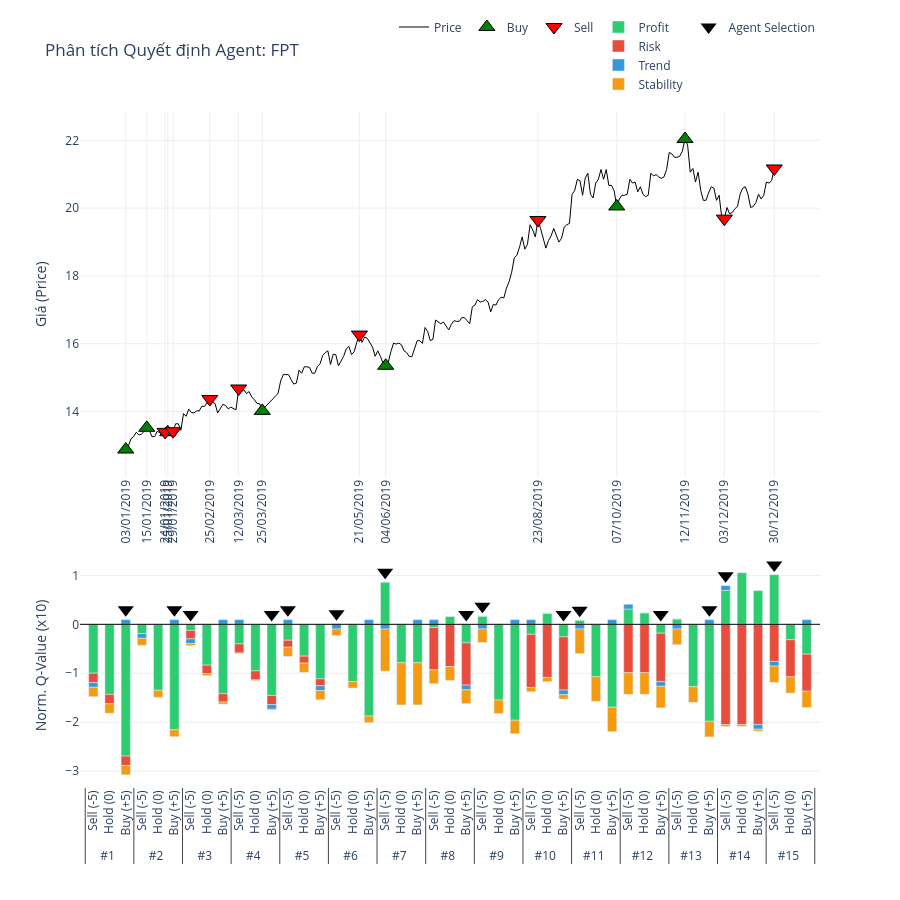

This figure's notebook cell:
### Code cell
# 2. Gọi hàm vẽ (Truyền đúng tên biến vào)
plot_agent_reasoning_minimalist(
    ticker='FPT',                    # Tên mã cổ phiếu hiển thị trên tiêu đề
    df_price=df_processed_test_FPT,  # Dữ liệu giá
    actions=actions_FPT,             # Hành động thực tế
    q_history=q_values_history_FPT,      # Lịch sử Q-value (Input quan trọng)
    critical_indices=index_list_FPT,     # Danh sách các điểm cần vẽ
    scale=10                       # Thang đo hiển thị (để cột cao khoảng 50 đơn vị cho đẹp)
)

### Figure 1 — Plotly figure (JSON) as saved in the notebook; plotly's stock layout.template omitted (floating-point values rounded to 4 significant figures; data arrays with more than 128 entries replaced by an {"elided": "..."} marker saying what was removed)
{"data": [{"hoverinfo": "x+y", "line": {"color": "black", "width": 1}, "mode": "lines", "name": "Price", "type": "scatter", "x": {"elided": "250 str values"}, "xaxis": "x", "y": {"elided": "250 float values"}, "yaxis": "y"}, {"marker": {"color": "green", "line": {"color": "black", "width": 1}, "size": 14, "symbol": "triangle-up"}, "mode": "markers", "name": "Buy", "type": "scatter", "x": ["03/01/2019", "15/01/2019", "25/01/2019", "25/03/2019", "04/06/2019", "07/10/2019", "12/11/2019"], "xaxis": "x", "y": [12.88, 13.52, 13.39, 14.02, 15.35, 20.05, 22.04], "yaxis": "y"}, {"marker": {"color": "red", "line": {"color": "black", "width": 1}, "size": 14, "symbol": "triangle-down"}, "mode": "markers", "name": "Sell", "type": "scatter", "x": ["24/01/2019", "29/01/2019", "25/02/2019", "12/03/2019", "21/05/2019", "23/08/2019", "03/12/2019", "30/12/2019"], "xaxis": "x", "y": [13.4, 13.42, 14.37, 14.68, 16.27, 19.65, 19.69, 21.17], "yaxis": "y"}, {"marker": {"color": "#f1c40f", "line": {"color": "black", "width": 1}, "size": 10, "symbol": "circle"}, "mode": "markers", "name": "Hold", "type": "scatter", "x": [], "xaxis": "x", "y": [], "yaxis": "y"}, {"legendgroup": "comp", "marker": {"color": "#2ecc71"}, "name": "Profit", "type": "bar", "x": [["#1", "#1", "#1", "#2", "#2", "#2", "#3", "#3", "#3", "#4", "#4", "#4", "#5", "#5", "#5", "#6", "#6", "#6", "#7", "#7", "#7", "#8", "#8", "#8", "#9", "#9", "#9", "#10", "#10", "#10", "#11", "#11", "#11", "#12", "#12", "#12", "#13", "#13", "#13", "#14", "#14", "#14", "#15", "#15", "#15"], ["Sell (-5)", "Hold (0)", "Buy (+5)", "Sell (-5)", "Hold (0)", "Buy (+5)", "Sell (-5)", "Hold (0)", "Buy (+5)", "Sell (-5)", "Hold (0)", "Buy (+5)", "Sell (-5)", "Hold (0)", "Buy (+5)", "Sell (-5)", "Hold (0)", "Buy (+5)", "Sell (-5)", "Hold (0)", "Buy (+5)", "Sell (-5)", "Hold (0)", "Buy (+5)", "Sell (-5)", "Hold (0)", "Buy (+5)", "Sell (-5)", "Hold (0)", "Buy (+5)", "Sell (-5)", "Hold (0)", "Buy (+5)", "Sell (-5)", "Hold (0)", "Buy (+5)", "Sell (-5)", "Hold (0)", "Buy (+5)", "Sell (-5)", "Hold (0)", "Buy (+5)", "Sell (-5)", "Hold (0)", "Buy (+5)"]], "xaxis": "x2", "y": [-0.9996, -1.432, -2.694, -0.189, -1.349, -2.155, -0.1256, -0.835, -1.418, -0.4005, -0.9522, -1.456, -0.3254, -0.6511, -1.115, 0.0181, -1.168, -1.876, 0.8644, -0.7862, -0.7861, -0.06669, 0.1633, -0.3783, 0.1677, -1.548, -1.961, -0.2044, 0.2258, -0.2568, 0.08548, -1.073, -1.694, 0.3135, 0.2359, -0.181, 0.1111, -1.276, -1.983, 0.6947, 1.058, 0.6895, 1.015, -0.3148, -0.6096], "yaxis": "y2"}, {"legendgroup": "comp", "marker": {"color": "#e74c3c"}, "name": "Risk", "type": "bar", "x": [["#1", "#1", "#1", "#2", "#2", "#2", "#3", "#3", "#3", "#4", "#4", "#4", "#5", "#5", "#5", "#6", "#6", "#6", "#7", "#7", "#7", "#8", "#8", "#8", "#9", "#9", "#9", "#10", "#10", "#10", "#11", "#11", "#11", "#12", "#12", "#12", "#13", "#13", "#13", "#14", "#14", "#14", "#15", "#15", "#15"], ["Sell (-5)", "Hold (0)", "Buy (+5)", "Sell (-5)", "Hold (0)", "Buy (+5)", "Sell (-5)", "Hold (0)", "Buy (+5)", "Sell (-5)", "Hold (0)", "Buy (+5)", "Sell (-5)", "Hold (0)", "Buy (+5)", "Sell (-5)", "Hold (0)", "Buy (+5)", "Sell (-5)", "Hold (0)", "Buy (+5)", "Sell (-5)", "Hold (0)", "Buy (+5)", "Sell (-5)", "Hold (0)", "Buy (+5)", "Sell (-5)", "Hold (0)", "Buy (+5)", "Sell (-5)", "Hold (0)", "Buy (+5)", "Sell (-5)", "Hold (0)", "Buy (+5)", "Sell (-5)", "Hold (0)", "Buy (+5)", "Sell (-5)", "Hold (0)", "Buy (+5)", "Sell (-5)", "Hold (0)", "Buy (+5)"]], "xaxis": "x2", "y": [-0.192, -0.192, -0.192, 0, 0, 0, -0.1706, -0.1706, -0.1706, -0.1848, -0.1848, -0.1848, -0.1421, -0.1421, -0.1421, 0, 0, 0, 0, 0, 0, -0.8639, -0.8639, -0.8639, 0, 0, 0, -1.087, -1.087, -1.087, 0, 0, 0, -0.9908, -0.9908, -0.9908, 0, 0, 0, -2.049, -2.049, -2.049, -0.7585, -0.7585, -0.7585], "yaxis": "y2"}, {"legendgroup": "comp", "marker": {"color": "#3498db"}, "name": "Trend", "type": "bar", "x": [["#1", "#1", "#1", "#2", "#2", "#2", "#3", "#3", "#3", "#4", "#4", "#4", "#5", "#5", "#5", "#6", "#6", "#6", "#7", "#7", "#7", "#8", "#8", "#8", "#9", "#9", "#9", "#10", "#10", "#10", "#11", "#11", "#11", "#12", "#12", "#12", "#13", "#13", "#13", "#14", "#14", "#14", "#15", "#15", "#15"], ["Sell (-5)", "Hold (0)", "Buy (+5)", "Sell (-5)", "Hold (0)", "Buy (+5)", "Sell (-5)", "Hold (0)", "Buy (+5)", "Sell (-5)", "Hold (0)", "Buy (+5)", "Sell (-5)", "Hold (0)", "Buy (+5)", "Sell (-5)", "Hold (0)", "Buy (+5)", "Sell (-5)", "Hold (0)", "Buy (+5)", "Sell (-5)", "Hold (0)", "Buy (+5)", "Sell (-5)", "Hold (0)", "Buy (+5)", "Sell (-5)", "Hold (0)", "Buy (+5)", "Sell (-5)", "Hold (0)", "Buy (+5)", "Sell (-5)", "Hold (0)", "Buy (+5)", "Sell (-5)", "Hold (0)", "Buy (+5)", "Sell (-5)", "Hold (0)", "Buy (+5)", "Sell (-5)", "Hold (0)", "Buy (+5)"]], "xaxis": "x2", "y": [-0.09608, 0, 0.09608, -0.09608, 0, 0.09608, -0.09608, 0, 0.09608, 0.09608, 0, -0.09608, 0.09608, 0, -0.09608, -0.09608, 0, 0.09608, -0.09608, 0, 0.09608, 0.09608, 0, -0.09608, -0.09608, 0, 0.09608, 0.09608, 0, -0.09608, -0.09608, 0, 0.09608, 0.09608, 0, -0.09608, -0.09608, 0, 0.09608, 0.09608, 0, -0.09608, -0.09608, 0, 0.09608], "yaxis": "y2"}, {"legendgroup": "comp", "marker": {"color": "#f39c12"}, "name": "Stability", "type": "bar", "x": [["#1", "#1", "#1", "#2", "#2", "#2", "#3", "#3", "#3", "#4", "#4", "#4", "#5", "#5", "#5", "#6", "#6", "#6", "#7", "#7", "#7", "#8", "#8", "#8", "#9", "#9", "#9", "#10", "#10", "#10", "#11", "#11", "#11", "#12", "#12", "#12", "#13", "#13", "#13", "#14", "#14", "#14", "#15", "#15", "#15"], ["Sell (-5)", "Hold (0)", "Buy (+5)", "Sell (-5)", "Hold (0)", "Buy (+5)", "Sell (-5)", "Hold (0)", "Buy (+5)", "Sell (-5)", "Hold (0)", "Buy (+5)", "Sell (-5)", "Hold (0)", "Buy (+5)", "Sell (-5)", "Hold (0)", "Buy (+5)", "Sell (-5)", "Hold (0)", "Buy (+5)", "Sell (-5)", "Hold (0)", "Buy (+5)", "Sell (-5)", "Hold (0)", "Buy (+5)", "Sell (-5)", "Hold (0)", "Buy (+5)", "Sell (-5)", "Hold (0)", "Buy (+5)", "Sell (-5)", "Hold (0)", "Buy (+5)", "Sell (-5)", "Hold (0)", "Buy (+5)", "Sell (-5)", "Hold (0)", "Buy (+5)", "Sell (-5)", "Hold (0)", "Buy (+5)"]], "xaxis": "x2", "y": [-0.192, -0.192, -0.192, -0.1432, -0.1432, -0.1432, -0.04312, -0.04312, -0.04312, -0.01434, -0.01434, -0.01434, -0.188, -0.188, -0.188, -0.1347, -0.1347, -0.1347, -0.8616, -0.8616, -0.8616, -0.2836, -0.2836, -0.2836, -0.2755, -0.2755, -0.2755, -0.08723, -0.08723, -0.08723, -0.5017, -0.5017, -0.5017, -0.4401, -0.4401, -0.4401, -0.3191, -0.3191, -0.3191, -0.03896, -0.03896, -0.03896, -0.3324, -0.3324, -0.3324], "yaxis": "y2"}, {"marker": {"color": "black", "size": 14, "symbol": "triangle-down"}, "mode": "markers", "name": "Agent Selection", "showlegend": true, "type": "scatter", "x": [["#1", "#2", "#3", "#4", "#5", "#6", "#7", "#8", "#9", "#10", "#11", "#12", "#13", "#14", "#15"], ["Buy (+5)", "Buy (+5)", "Sell (-5)", "Buy (+5)", "Sell (-5)", "Sell (-5)", "Sell (-5)", "Buy (+5)", "Sell (-5)", "Buy (+5)", "Sell (-5)", "Buy (+5)", "Buy (+5)", "Sell (-5)", "Sell (-5)"]], "xaxis": "x2", "y": [0.2961, 0.2961, 0.2, 0.2, 0.2961, 0.2181, 1.064, 0.2, 0.3677, 0.2, 0.2855, 0.2, 0.2961, 0.9907, 1.215], "yaxis": "y2"}], "layout": {"bargap": 0.4, "bargroupgap": 0.05, "barmode": "relative", "height": 900, "legend": {"orientation": "h", "x": 1, "xanchor": "right", "y": 1.02, "yanchor": "bottom"}, "plot_bgcolor": "white", "shapes": [{"line": {"color": "black", "dash": "solid", "width": 1}, "type": "line", "x0": 0, "x1": 1, "xref": "x2 domain", "y0": 0, "y1": 0, "yref": "y2"}], "showlegend": true, "title": {"text": "Phân tích Quyết định Agent: FPT"}, "xaxis": {"anchor": "y", "domain": [0, 1], "gridcolor": "#eee", "rangeslider": {"visible": false}, "showgrid": true, "tickangle": -90, "tickmode": "array", "ticktext": ["03/01/2019", "15/01/2019", "24/01/2019", "25/01/2019", "29/01/2019", "25/02/2019", "12/03/2019", "25/03/2019", "21/05/2019", "04/06/2019", "23/08/2019", "07/10/2019", "12/11/2019", "03/12/2019", "30/12/2019"], "tickvals": ["03/01/2019", "15/01/2019", "24/01/2019", "25/01/2019", "29/01/2019", "25/02/2019", "12/03/2019", "25/03/2019", "21/05/2019", "04/06/2019", "23/08/2019", "07/10/2019", "12/11/2019", "03/12/2019", "30/12/2019"]}, "xaxis2": {"anchor": "y2", "domain": [0, 1], "showticklabels": true, "tickangle": -90, "title": {"text": ""}, "type": "multicategory"}, "yaxis": {"anchor": "x", "domain": [0.46, 1], "gridcolor": "#eee", "showgrid": true, "title": {"text": "Giá (Price)"}}, "yaxis2": {"anchor": "x2", "domain": [0, 0.36], "gridcolor": "#eee", "showgrid": true, "title": {"text": "Norm. Q-Value (x10)"}}}}
